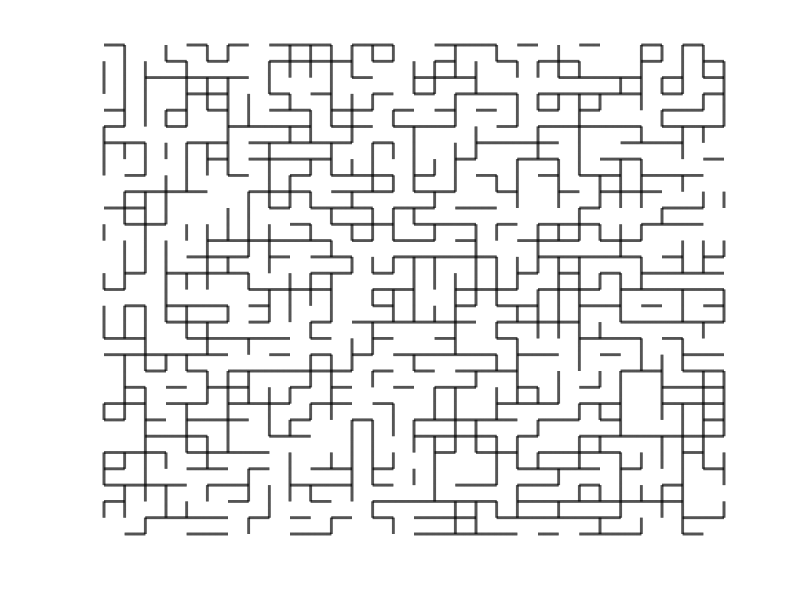

This figure's MATLAB source:
clear all; close all;
rng(0);
N=30;
p=0.52;
p1=rand(N+2);
%horizontal lines:
for i=0:(N)
    for j=0:(N-1)
        if p1(i+1,j+1)<p
            x=j:0.01:j+1;
            y=i*ones(length(x),1);
            plot(x,y,'k','linewidth',2);
            hold on;
        end;
    end;
end;
%%
p2=rand(N+1);
%vertical lines:
for i=0:(N)
    for j=0:(N-1)
        if p2(i+1,j+1)<p
            y=j:0.01:j+1;
            x=i*ones(length(x),1);
            plot(x,y,'k','linewidth',2);
            hold on;
        end;
    end;
end;
%%
axis off; shg;